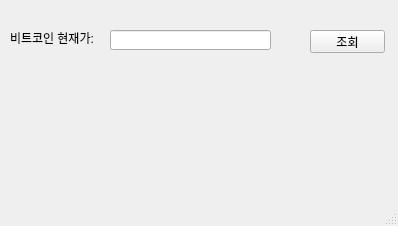
<?xml version="1.0" encoding="UTF-8"?>
<ui version="4.0">
 <class>MainWindow</class>
 <widget class="QMainWindow" name="MainWindow">
  <property name="geometry">
   <rect>
    <x>0</x>
    <y>0</y>
    <width>398</width>
    <height>226</height>
   </rect>
  </property>
  <property name="windowTitle">
   <string>코빗 시세 조회기</string>
  </property>
  <widget class="QWidget" name="centralwidget">
   <widget class="QLabel" name="label">
    <property name="geometry">
     <rect>
      <x>10</x>
      <y>30</y>
      <width>101</width>
      <height>16</height>
     </rect>
    </property>
    <property name="text">
     <string>비트코인 현재가:</string>
    </property>
   </widget>
   <widget class="QLineEdit" name="lineEdit">
    <property name="geometry">
     <rect>
      <x>110</x>
      <y>30</y>
      <width>161</width>
      <height>20</height>
     </rect>
    </property>
   </widget>
   <widget class="QPushButton" name="pushButton">
    <property name="geometry">
     <rect>
      <x>310</x>
      <y>30</y>
      <width>75</width>
      <height>23</height>
     </rect>
    </property>
    <property name="text">
     <string>조회</string>
    </property>
   </widget>
  </widget>
  <widget class="QMenuBar" name="menubar">
   <property name="geometry">
    <rect>
     <x>0</x>
     <y>0</y>
     <width>398</width>
     <height>21</height>
    </rect>
   </property>
  </widget>
  <widget class="QStatusBar" name="statusbar"/>
 </widget>
 <resources/>
 <connections/>
</ui>
